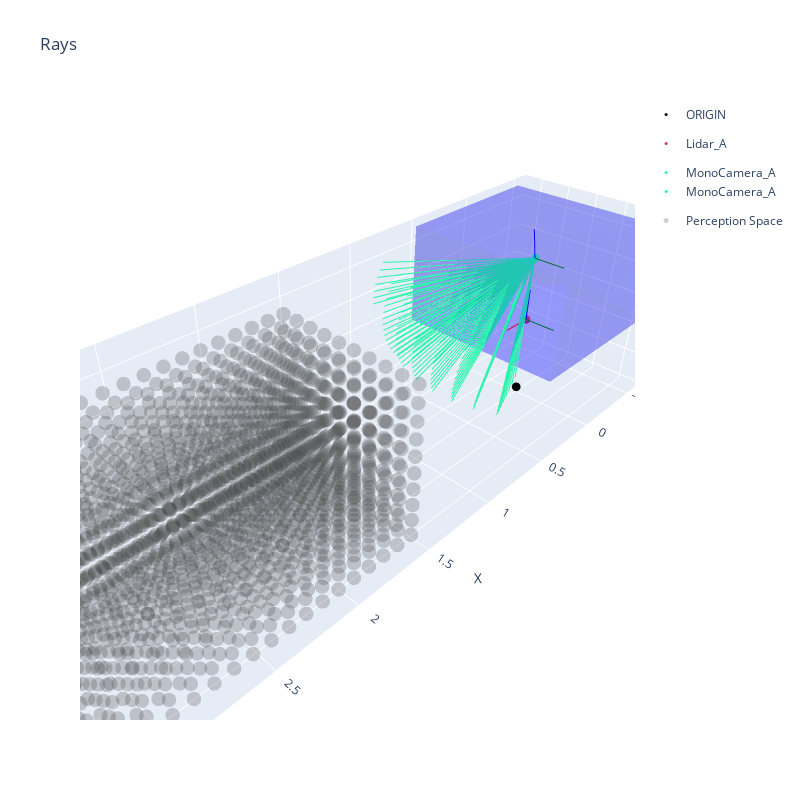

Notebook code cell kept with this figure:
### Markdown cell above
### Plot any Bot!

### Code cell
# Here is the first one
design_0_fig = plot_plot_design(0, sensor_idx_rays=1, max_rays=100)

### Figure 1 — Plotly figure (JSON) as saved in the notebook; plotly's stock layout.template omitted (floating-point values rounded to 4 significant figures; data arrays with more than 128 entries replaced by an {"elided": "..."} marker saying what was removed)
{"data": [{"marker": {"color": "black", "size": 3}, "mode": "markers", "name": "ORIGIN", "type": "scatter3d", "x": [0], "y": [0], "z": [0]}, {"hoverinfo": "text", "legendgroup": "sensor_0", "marker": {"color": "#d72f78", "size": 3}, "mode": "markers", "name": "Lidar_A", "text": ["Translation:<br>  (x=0.00,<br>  y=0.00,<br>  z=0.50)", "Quaternion:<br>  (qw=1.00,<br>  qx=0.00,<br>  qy=0.00,<br>  qz=0.00)"], "type": "scatter3d", "x": [0], "y": [0], "z": [0.5]}, {"legendgroup": "sensor_0", "line": {"color": "red", "width": 2}, "mode": "lines", "showlegend": false, "type": "scatter3d", "x": [0, 0.2], "y": [0, 0], "z": [0.5, 0.5]}, {"legendgroup": "sensor_0", "line": {"color": "green", "width": 2}, "mode": "lines", "showlegend": false, "type": "scatter3d", "x": [0, 0], "y": [0, 0.2], "z": [0.5, 0.5]}, {"legendgroup": "sensor_0", "line": {"color": "blue", "width": 2}, "mode": "lines", "showlegend": false, "type": "scatter3d", "x": [0, 0], "y": [0, 0], "z": [0.5, 0.7]}, {"hoverinfo": "text", "legendgroup": "sensor_1", "marker": {"color": "#29f6ab", "size": 3}, "mode": "markers", "name": "MonoCamera_A", "text": ["Translation:<br>  (x=0.00,<br>  y=0.00,<br>  z=0.91)", "Quaternion:<br>  (qw=0.99,<br>  qx=0.00,<br>  qy=0.13,<br>  qz=0.00)"], "type": "scatter3d", "x": [0], "y": [0], "z": [0.906]}, {"legendgroup": "sensor_1", "line": {"color": "red", "width": 2}, "mode": "lines", "showlegend": false, "type": "scatter3d", "x": [0, 0.1932], "y": [0, 0], "z": [0.906, 0.8542]}, {"legendgroup": "sensor_1", "line": {"color": "green", "width": 2}, "mode": "lines", "showlegend": false, "type": "scatter3d", "x": [0, 0], "y": [0, 0.2], "z": [0.906, 0.906]}, {"legendgroup": "sensor_1", "line": {"color": "blue", "width": 2}, "mode": "lines", "showlegend": false, "type": "scatter3d", "x": [0, 0.05176], "y": [0, 0], "z": [0.906, 1.099]}, {"marker": {"color": {"elided": "2000 null values"}, "colorscale": [[0, "#440154"], [0.1111, "#482878"], [0.2222, "#3e4989"], [0.3333, "#31688e"], [0.4444, "#26828e"], [0.5556, "#1f9e89"], [0.6667, "#35b779"], [0.7778, "#6ece58"], [0.8889, "#b5de2b"], [1, "#fde725"]], "opacity": 0.25, "size": 5}, "mode": "markers", "name": "Perception Space", "type": "scatter3d", "x": {"elided": "2000 float values"}, "y": {"elided": "2000 float values"}, "z": {"elided": "2000 float values"}}, {"color": "blue", "i": [7, 0, 0, 0, 4, 4, 6, 6, 4, 0, 3, 2], "j": [3, 4, 1, 2, 5, 6, 5, 2, 0, 1, 6, 3], "k": [0, 7, 2, 3, 6, 7, 1, 1, 5, 5, 7, 6], "name": "Sensor Pos Constraints", "opacity": 0.2, "showscale": false, "type": "mesh3d", "x": [-0.5, -0.5, 0.5, 0.5, -0.5, -0.5, 0.5, 0.5], "y": [-0.5, 0.5, 0.5, -0.5, -0.5, 0.5, 0.5, -0.5], "z": [0.5, 0.5, 0.5, 0.5, 1.1, 1.1, 1.1, 1.1]}, {"hoverinfo": "none", "line": {"color": "#29f6ab", "width": 2}, "mode": "lines", "showlegend": false, "type": "scatter3d", "x": [0, 0.6704], "y": [0, -0.4608], "z": [0.906, 0.3244]}, {"hoverinfo": "none", "line": {"color": "#29f6ab", "width": 2}, "mode": "lines", "showlegend": false, "type": "scatter3d", "x": [0, 0.7311], "y": [0, 0.3411], "z": [0.906, 0.3151]}, {"hoverinfo": "none", "line": {"color": "#29f6ab", "width": 2}, "mode": "lines", "showlegend": false, "type": "scatter3d", "x": [0, 0.7753], "y": [0, 0.2122], "z": [0.906, 0.3111]}, {"hoverinfo": "none", "line": {"color": "#29f6ab", "width": 2}, "mode": "lines", "showlegend": false, "type": "scatter3d", "x": [0, 0.8007], "y": [0, 0.07783], "z": [0.906, 0.312]}, {"hoverinfo": "none", "line": {"color": "#29f6ab", "width": 2}, "mode": "lines", "showlegend": false, "type": "scatter3d", "x": [0, 0.8068], "y": [0, -0.05909], "z": [0.906, 0.3182]}, {"hoverinfo": "none", "line": {"color": "#29f6ab", "width": 2}, "mode": "lines", "showlegend": false, "type": "scatter3d", "x": [0, 0.7934], "y": [0, -0.1956], "z": [0.906, 0.3296]}, {"hoverinfo": "none", "line": {"color": "#29f6ab", "width": 2}, "mode": "lines", "showlegend": false, "type": "scatter3d", "x": [0, 0.7607], "y": [0, -0.3287], "z": [0.906, 0.3462]}, {"hoverinfo": "none", "line": {"color": "#29f6ab", "width": 2}, "mode": "lines", "showlegend": false, "type": "scatter3d", "x": [0, 0.7093], "y": [0, -0.4554], "z": [0.906, 0.3679]}, {"hoverinfo": "none", "line": {"color": "#29f6ab", "width": 2}, "mode": "lines", "showlegend": false, "type": "scatter3d", "x": [0, 0.7559], "y": [0, 0.365], "z": [0.906, 0.3625]}, {"hoverinfo": "none", "line": {"color": "#29f6ab", "width": 2}, "mode": "lines", "showlegend": false, "type": "scatter3d", "x": [0, 0.803], "y": [0, 0.2341], "z": [0.906, 0.3578]}, {"hoverinfo": "none", "line": {"color": "#29f6ab", "width": 2}, "mode": "lines", "showlegend": false, "type": "scatter3d", "x": [0, 0.831], "y": [0, 0.09732], "z": [0.906, 0.3583]}, {"hoverinfo": "none", "line": {"color": "#29f6ab", "width": 2}, "mode": "lines", "showlegend": false, "type": "scatter3d", "x": [0, 0.8393], "y": [0, -0.04227], "z": [0.906, 0.364]}, {"hoverinfo": "none", "line": {"color": "#29f6ab", "width": 2}, "mode": "lines", "showlegend": false, "type": "scatter3d", "x": [0, 0.8277], "y": [0, -0.1817], "z": [0.906, 0.3751]}, {"hoverinfo": "none", "line": {"color": "#29f6ab", "width": 2}, "mode": "lines", "showlegend": false, "type": "scatter3d", "x": [0, 0.7964], "y": [0, -0.3178], "z": [0.906, 0.3915]}, {"hoverinfo": "none", "line": {"color": "#29f6ab", "width": 2}, "mode": "lines", "showlegend": false, "type": "scatter3d", "x": [0, 0.746], "y": [0, -0.4478], "z": [0.906, 0.413]}, {"hoverinfo": "none", "line": {"color": "#29f6ab", "width": 2}, "mode": "lines", "showlegend": false, "type": "scatter3d", "x": [0, 0.7778], "y": [0, 0.3882], "z": [0.906, 0.4118]}, {"hoverinfo": "none", "line": {"color": "#29f6ab", "width": 2}, "mode": "lines", "showlegend": false, "type": "scatter3d", "x": [0, 0.8277], "y": [0, 0.2558], "z": [0.906, 0.4065]}, {"hoverinfo": "none", "line": {"color": "#29f6ab", "width": 2}, "mode": "lines", "showlegend": false, "type": "scatter3d", "x": [0, 0.8583], "y": [0, 0.1171], "z": [0.906, 0.4064]}, {"hoverinfo": "none", "line": {"color": "#29f6ab", "width": 2}, "mode": "lines", "showlegend": false, "type": "scatter3d", "x": [0, 0.8689], "y": [0, -0.02466], "z": [0.906, 0.4116]}, {"hoverinfo": "none", "line": {"color": "#29f6ab", "width": 2}, "mode": "lines", "showlegend": false, "type": "scatter3d", "x": [0, 0.8593], "y": [0, -0.1665], "z": [0.906, 0.4223]}, {"hoverinfo": "none", "line": {"color": "#29f6ab", "width": 2}, "mode": "lines", "showlegend": false, "type": "scatter3d", "x": [0, 0.8295], "y": [0, -0.3053], "z": [0.906, 0.4384]}, {"hoverinfo": "none", "line": {"color": "#29f6ab", "width": 2}, "mode": "lines", "showlegend": false, "type": "scatter3d", "x": [0, 0.7804], "y": [0, -0.4381], "z": [0.906, 0.4597]}, {"hoverinfo": "none", "line": {"color": "#29f6ab", "width": 2}, "mode": "lines", "showlegend": false, "type": "scatter3d", "x": [0, 0.7968], "y": [0, 0.4107], "z": [0.906, 0.4627]}, {"hoverinfo": "none", "line": {"color": "#29f6ab", "width": 2}, "mode": "lines", "showlegend": false, "type": "scatter3d", "x": [0, 0.8494], "y": [0, 0.2771], "z": [0.906, 0.4568]}, {"hoverinfo": "none", "line": {"color": "#29f6ab", "width": 2}, "mode": "lines", "showlegend": false, "type": "scatter3d", "x": [0, 0.8825], "y": [0, 0.1371], "z": [0.906, 0.4561]}, {"hoverinfo": "none", "line": {"color": "#29f6ab", "width": 2}, "mode": "lines", "showlegend": false, "type": "scatter3d", "x": [0, 0.8954], "y": [0, -0.006424], "z": [0.906, 0.4608]}, {"hoverinfo": "none", "line": {"color": "#29f6ab", "width": 2}, "mode": "lines", "showlegend": false, "type": "scatter3d", "x": [0, 0.8878], "y": [0, -0.1503], "z": [0.906, 0.4711]}, {"hoverinfo": "none", "line": {"color": "#29f6ab", "width": 2}, "mode": "lines", "showlegend": false, "type": "scatter3d", "x": [0, 0.8599], "y": [0, -0.2913], "z": [0.906, 0.4868]}, {"hoverinfo": "none", "line": {"color": "#29f6ab", "width": 2}, "mode": "lines", "showlegend": false, "type": "scatter3d", "x": [0, 0.8122], "y": [0, -0.4264], "z": [0.906, 0.5078]}, {"hoverinfo": "none", "line": {"color": "#29f6ab", "width": 2}, "mode": "lines", "showlegend": false, "type": "scatter3d", "x": [0, 0.8127], "y": [0, 0.4321], "z": [0.906, 0.5151]}, {"hoverinfo": "none", "line": {"color": "#29f6ab", "width": 2}, "mode": "lines", "showlegend": false, "type": "scatter3d", "x": [0, 0.8679], "y": [0, 0.298], "z": [0.906, 0.5086]}, {"hoverinfo": "none", "line": {"color": "#29f6ab", "width": 2}, "mode": "lines", "showlegend": false, "type": "scatter3d", "x": [0, 0.9036], "y": [0, 0.157], "z": [0.906, 0.5073]}, {"hoverinfo": "none", "line": {"color": "#29f6ab", "width": 2}, "mode": "lines", "showlegend": false, "type": "scatter3d", "x": [0, 0.9188], "y": [0, 0.01225], "z": [0.906, 0.5115]}, {"hoverinfo": "none", "line": {"color": "#29f6ab", "width": 2}, "mode": "lines", "showlegend": false, "type": "scatter3d", "x": [0, 0.9134], "y": [0, -0.1331], "z": [0.906, 0.5213]}, {"hoverinfo": "none", "line": {"color": "#29f6ab", "width": 2}, "mode": "lines", "showlegend": false, "type": "scatter3d", "x": [0, 0.8874], "y": [0, -0.2759], "z": [0.906, 0.5366]}, {"hoverinfo": "none", "line": {"color": "#29f6ab", "width": 2}, "mode": "lines", "showlegend": false, "type": "scatter3d", "x": [0, 0.8413], "y": [0, -0.4129], "z": [0.906, 0.5572]}, {"hoverinfo": "none", "line": {"color": "#29f6ab", "width": 2}, "mode": "lines", "showlegend": false, "type": "scatter3d", "x": [0, 0.8257], "y": [0, 0.4524], "z": [0.906, 0.5689]}, {"hoverinfo": "none", "line": {"color": "#29f6ab", "width": 2}, "mode": "lines", "showlegend": false, "type": "scatter3d", "x": [0, 0.8834], "y": [0, 0.3181], "z": [0.906, 0.5618]}, {"hoverinfo": "none", "line": {"color": "#29f6ab", "width": 2}, "mode": "lines", "showlegend": false, "type": "scatter3d", "x": [0, 0.9214], "y": [0, 0.1767], "z": [0.906, 0.5599]}, {"hoverinfo": "none", "line": {"color": "#29f6ab", "width": 2}, "mode": "lines", "showlegend": false, "type": "scatter3d", "x": [0, 0.939], "y": [0, 0.03119], "z": [0.906, 0.5636]}, {"hoverinfo": "none", "line": {"color": "#29f6ab", "width": 2}, "mode": "lines", "showlegend": false, "type": "scatter3d", "x": [0, 0.9358], "y": [0, -0.1152], "z": [0.906, 0.5728]}, {"hoverinfo": "none", "line": {"color": "#29f6ab", "width": 2}, "mode": "lines", "showlegend": false, "type": "scatter3d", "x": [0, 0.9118], "y": [0, -0.2592], "z": [0.906, 0.5876]}, {"hoverinfo": "none", "line": {"color": "#29f6ab", "width": 2}, "mode": "lines", "showlegend": false, "type": "scatter3d", "x": [0, 0.8676], "y": [0, -0.3978], "z": [0.906, 0.6078]}, {"hoverinfo": "none", "line": {"color": "#29f6ab", "width": 2}, "mode": "lines", "showlegend": false, "type": "scatter3d", "x": [0, 0.8357], "y": [0, 0.4713], "z": [0.906, 0.6239]}, {"hoverinfo": "none", "line": {"color": "#29f6ab", "width": 2}, "mode": "lines", "showlegend": false, "type": "scatter3d", "x": [0, 0.8957], "y": [0, 0.3373], "z": [0.906, 0.6162]}, {"hoverinfo": "none", "line": {"color": "#29f6ab", "width": 2}, "mode": "lines", "showlegend": false, "type": "scatter3d", "x": [0, 0.936], "y": [0, 0.1959], "z": [0.906, 0.6137]}, {"hoverinfo": "none", "line": {"color": "#29f6ab", "width": 2}, "mode": "lines", "showlegend": false, "type": "scatter3d", "x": [0, 0.9559], "y": [0, 0.0502], "z": [0.906, 0.6168]}, {"hoverinfo": "none", "line": {"color": "#29f6ab", "width": 2}, "mode": "lines", "showlegend": false, "type": "scatter3d", "x": [0, 0.9549], "y": [0, -0.09668], "z": [0.906, 0.6254]}, {"hoverinfo": "none", "line": {"color": "#29f6ab", "width": 2}, "mode": "lines", "showlegend": false, "type": "scatter3d", "x": [0, 0.9331], "y": [0, -0.2415], "z": [0.906, 0.6396]}, {"hoverinfo": "none", "line": {"color": "#29f6ab", "width": 2}, "mode": "lines", "showlegend": false, "type": "scatter3d", "x": [0, 0.891], "y": [0, -0.3812], "z": [0.906, 0.6593]}, {"hoverinfo": "none", "line": {"color": "#29f6ab", "width": 2}, "mode": "lines", "showlegend": false, "type": "scatter3d", "x": [0, 0.8427], "y": [0, 0.4886], "z": [0.906, 0.6798]}, {"hoverinfo": "none", "line": {"color": "#29f6ab", "width": 2}, "mode": "lines", "showlegend": false, "type": "scatter3d", "x": [0, 0.9048], "y": [0, 0.3554], "z": [0.906, 0.6715]}, {"hoverinfo": "none", "line": {"color": "#29f6ab", "width": 2}, "mode": "lines", "showlegend": false, "type": "scatter3d", "x": [0, 0.9474], "y": [0, 0.2146], "z": [0.906, 0.6685]}, {"hoverinfo": "none", "line": {"color": "#29f6ab", "width": 2}, "mode": "lines", "showlegend": false, "type": "scatter3d", "x": [0, 0.9695], "y": [0, 0.06911], "z": [0.906, 0.6709]}, {"hoverinfo": "none", "line": {"color": "#29f6ab", "width": 2}, "mode": "lines", "showlegend": false, "type": "scatter3d", "x": [0, 0.9708], "y": [0, -0.0778], "z": [0.906, 0.679]}, {"hoverinfo": "none", "line": {"color": "#29f6ab", "width": 2}, "mode": "lines", "showlegend": false, "type": "scatter3d", "x": [0, 0.9512], "y": [0, -0.223], "z": [0.906, 0.6926]}, {"hoverinfo": "none", "line": {"color": "#29f6ab", "width": 2}, "mode": "lines", "showlegend": false, "type": "scatter3d", "x": [0, 0.9112], "y": [0, -0.3632], "z": [0.906, 0.7117]}, {"hoverinfo": "none", "line": {"color": "#29f6ab", "width": 2}, "mode": "lines", "showlegend": false, "type": "scatter3d", "x": [0, 0.8518], "y": [0, -0.4954], "z": [0.906, 0.736]}, {"hoverinfo": "none", "line": {"color": "#29f6ab", "width": 2}, "mode": "lines", "showlegend": false, "type": "scatter3d", "x": [0, 0.9108], "y": [0, 0.3723], "z": [0.906, 0.7277]}, {"hoverinfo": "none", "line": {"color": "#29f6ab", "width": 2}, "mode": "lines", "showlegend": false, "type": "scatter3d", "x": [0, 0.9554], "y": [0, 0.2325], "z": [0.906, 0.7241]}, {"hoverinfo": "none", "line": {"color": "#29f6ab", "width": 2}, "mode": "lines", "showlegend": false, "type": "scatter3d", "x": [0, 0.9797], "y": [0, 0.08772], "z": [0.906, 0.7259]}, {"hoverinfo": "none", "line": {"color": "#29f6ab", "width": 2}, "mode": "lines", "showlegend": false, "type": "scatter3d", "x": [0, 0.9832], "y": [0, -0.05873], "z": [0.906, 0.7334]}, {"hoverinfo": "none", "line": {"color": "#29f6ab", "width": 2}, "mode": "lines", "showlegend": false, "type": "scatter3d", "x": [0, 0.9659], "y": [0, -0.2037], "z": [0.906, 0.7463]}, {"hoverinfo": "none", "line": {"color": "#29f6ab", "width": 2}, "mode": "lines", "showlegend": false, "type": "scatter3d", "x": [0, 0.9283], "y": [0, -0.344], "z": [0.906, 0.7648]}, {"hoverinfo": "none", "line": {"color": "#29f6ab", "width": 2}, "mode": "lines", "showlegend": false, "type": "scatter3d", "x": [0, 0.8712], "y": [0, -0.4767], "z": [0.906, 0.7884]}, {"hoverinfo": "none", "line": {"color": "#29f6ab", "width": 2}, "mode": "lines", "showlegend": false, "type": "scatter3d", "x": [0, 0.9137], "y": [0, 0.3878], "z": [0.906, 0.7845]}, {"hoverinfo": "none", "line": {"color": "#29f6ab", "width": 2}, "mode": "lines", "showlegend": false, "type": "scatter3d", "x": [0, 0.9602], "y": [0, 0.2494], "z": [0.906, 0.7804]}, {"hoverinfo": "none", "line": {"color": "#29f6ab", "width": 2}, "mode": "lines", "showlegend": false, "type": "scatter3d", "x": [0, 0.9866], "y": [0, 0.1059], "z": [0.906, 0.7816]}, {"hoverinfo": "none", "line": {"color": "#29f6ab", "width": 2}, "mode": "lines", "showlegend": false, "type": "scatter3d", "x": [0, 0.9923], "y": [0, -0.03963], "z": [0.906, 0.7884]}, {"hoverinfo": "none", "line": {"color": "#29f6ab", "width": 2}, "mode": "lines", "showlegend": false, "type": "scatter3d", "x": [0, 0.9773], "y": [0, -0.1839], "z": [0.906, 0.8007]}, {"hoverinfo": "none", "line": {"color": "#29f6ab", "width": 2}, "mode": "lines", "showlegend": false, "type": "scatter3d", "x": [0, 0.942], "y": [0, -0.3239], "z": [0.906, 0.8184]}, {"hoverinfo": "none", "line": {"color": "#29f6ab", "width": 2}, "mode": "lines", "showlegend": false, "type": "scatter3d", "x": [0, 0.8874], "y": [0, -0.4565], "z": [0.906, 0.8413]}, {"hoverinfo": "none", "line": {"color": "#29f6ab", "width": 2}, "mode": "lines", "showlegend": false, "type": "scatter3d", "x": [0, 0.9135], "y": [0, 0.4017], "z": [0.906, 0.8418]}, {"hoverinfo": "none", "line": {"color": "#29f6ab", "width": 2}, "mode": "lines", "showlegend": false, "type": "scatter3d", "x": [0, 0.9617], "y": [0, 0.2652], "z": [0.906, 0.8371]}, {"hoverinfo": "none", "line": {"color": "#29f6ab", "width": 2}, "mode": "lines", "showlegend": false, "type": "scatter3d", "x": [0, 0.99], "y": [0, 0.1234], "z": [0.906, 0.8377]}, {"hoverinfo": "none", "line": {"color": "#29f6ab", "width": 2}, "mode": "lines", "showlegend": false, "type": "scatter3d", "x": [0, 0.9979], "y": [0, -0.0207], "z": [0.906, 0.8439]}, {"hoverinfo": "none", "line": {"color": "#29f6ab", "width": 2}, "mode": "lines", "showlegend": false, "type": "scatter3d", "x": [0, 0.9852], "y": [0, -0.1638], "z": [0.906, 0.8555]}, {"hoverinfo": "none", "line": {"color": "#29f6ab", "width": 2}, "mode": "lines", "showlegend": false, "type": "scatter3d", "x": [0, 0.9524], "y": [0, -0.3029], "z": [0.906, 0.8724]}, {"hoverinfo": "none", "line": {"color": "#29f6ab", "width": 2}, "mode": "lines", "showlegend": false, "type": "scatter3d", "x": [0, 0.9004], "y": [0, -0.435], "z": [0.906, 0.8946]}, {"hoverinfo": "none", "line": {"color": "#29f6ab", "width": 2}, "mode": "lines", "showlegend": false, "type": "scatter3d", "x": [0, 0.9103], "y": [0, 0.4138], "z": [0.906, 0.8992]}, {"hoverinfo": "none", "line": {"color": "#29f6ab", "width": 2}, "mode": "lines", "showlegend": false, "type": "scatter3d", "x": [0, 0.96], "y": [0, 0.2797], "z": [0.906, 0.8941]}, {"hoverinfo": "none", "line": {"color": "#29f6ab", "width": 2}, "mode": "lines", "showlegend": false, "type": "scatter3d", "x": [0, 0.9901], "y": [0, 0.14], "z": [0.906, 0.8942]}, {"hoverinfo": "none", "line": {"color": "#29f6ab", "width": 2}, "mode": "lines", "showlegend": false, "type": "scatter3d", "x": [0, 1.0], "y": [0, -0.002114], "z": [0.906, 0.8996]}, {"hoverinfo": "none", "line": {"color": "#29f6ab", "width": 2}, "mode": "lines", "showlegend": false, "type": "scatter3d", "x": [0, 0.9896], "y": [0, -0.1436], "z": [0.906, 0.9105]}, {"hoverinfo": "none", "line": {"color": "#29f6ab", "width": 2}, "mode": "lines", "showlegend": false, "type": "scatter3d", "x": [0, 0.9594], "y": [0, -0.2814], "z": [0.906, 0.9267]}, {"hoverinfo": "none", "line": {"color": "#29f6ab", "width": 2}, "mode": "lines", "showlegend": false, "type": "scatter3d", "x": [0, 0.91], "y": [0, -0.4124], "z": [0.906, 0.948]}, {"hoverinfo": "none", "line": {"color": "#29f6ab", "width": 2}, "mode": "lines", "showlegend": false, "type": "scatter3d", "x": [0, 0.9042], "y": [0, 0.4241], "z": [0.906, 0.9568]}, {"hoverinfo": "none", "line": {"color": "#29f6ab", "width": 2}, "mode": "lines", "showlegend": false, "type": "scatter3d", "x": [0, 0.9551], "y": [0, 0.2927], "z": [0.906, 0.9512]}, {"hoverinfo": "none", "line": {"color": "#29f6ab", "width": 2}, "mode": "lines", "showlegend": false, "type": "scatter3d", "x": [0, 0.9868], "y": [0, 0.1557], "z": [0.906, 0.9507]}, {"hoverinfo": "none", "line": {"color": "#29f6ab", "width": 2}, "mode": "lines", "showlegend": false, "type": "scatter3d", "x": [0, 0.9986], "y": [0, 0.01594], "z": [0.906, 0.9555]}, {"hoverinfo": "none", "line": {"color": "#29f6ab", "width": 2}, "mode": "lines", "showlegend": false, "type": "scatter3d", "x": [0, 0.9906], "y": [0, -0.1234], "z": [0.906, 0.9656]}, {"hoverinfo": "none", "line": {"color": "#29f6ab", "width": 2}, "mode": "lines", "showlegend": false, "type": "scatter3d", "x": [0, 0.9629], "y": [0, -0.2594], "z": [0.906, 0.981]}, {"hoverinfo": "none", "line": {"color": "#29f6ab", "width": 2}, "mode": "lines", "showlegend": false, "type": "scatter3d", "x": [0, 0.9163], "y": [0, -0.3889], "z": [0.906, 1.001]}, {"hoverinfo": "none", "line": {"color": "#29f6ab", "width": 2}, "mode": "lines", "showlegend": false, "type": "scatter3d", "x": [0, 0.8952], "y": [0, 0.4324], "z": [0.906, 1.014]}, {"hoverinfo": "none", "line": {"color": "#29f6ab", "width": 2}, "mode": "lines", "showlegend": false, "type": "scatter3d", "x": [0, 0.9471], "y": [0, 0.3042], "z": [0.906, 1.008]}, {"hoverinfo": "none", "line": {"color": "#29f6ab", "width": 2}, "mode": "lines", "showlegend": false, "type": "scatter3d", "x": [0, 0.9802], "y": [0, 0.1702], "z": [0.906, 1.007]}, {"hoverinfo": "none", "line": {"color": "#29f6ab", "width": 2}, "mode": "lines", "showlegend": false, "type": "scatter3d", "x": [0, 0.9939], "y": [0, 0.0333], "z": [0.906, 1.011]}, {"hoverinfo": "none", "line": {"color": "#29f6ab", "width": 2}, "mode": "lines", "showlegend": false, "type": "scatter3d", "x": [0, 0.988], "y": [0, -0.1035], "z": [0.906, 1.021]}, {"hoverinfo": "none", "line": {"color": "#29f6ab", "width": 2}, "mode": "lines", "showlegend": false, "type": "scatter3d", "x": [0, 0.9629], "y": [0, -0.2371], "z": [0.906, 1.035]}, {"hoverinfo": "none", "line": {"color": "#29f6ab", "width": 2}, "mode": "lines", "showlegend": false, "type": "scatter3d", "x": [0, 0.9192], "y": [0, -0.3647], "z": [0.906, 1.055]}, {"hoverinfo": "none", "line": {"color": "#29f6ab", "width": 2}, "mode": "lines", "showlegend": false, "type": "scatter3d", "x": [0, 0.8834], "y": [0, 0.4385], "z": [0.906, 1.071]}, {"hoverinfo": "text", "legendgroup": "sensor_1", "marker": {"color": "#29f6ab", "size": 3}, "mode": "markers", "name": "MonoCamera_A", "text": ["Translation:<br>  (x=0.00,<br>  y=0.00,<br>  z=0.91)", "Quaternion:<br>  (qw=0.99,<br>  qx=0.00,<br>  qy=0.13,<br>  qz=0.00)"], "type": "scatter3d", "x": [0], "y": [0], "z": [0.906]}, {"legendgroup": "sensor_1", "line": {"color": "red", "width": 2}, "mode": "lines", "showlegend": false, "type": "scatter3d", "x": [0, 0.1932], "y": [0, 0], "z": [0.906, 0.8542]}, {"legendgroup": "sensor_1", "line": {"color": "green", "width": 2}, "mode": "lines", "showlegend": false, "type": "scatter3d", "x": [0, 0], "y": [0, 0.2], "z": [0.906, 0.906]}, {"legendgroup": "sensor_1", "line": {"color": "blue", "width": 2}, "mode": "lines", "showlegend": false, "type": "scatter3d", "x": [0, 0.05176], "y": [0, 0], "z": [0.906, 1.099]}], "layout": {"height": 800, "scene": {"aspectmode": "data", "camera": {"center": {"x": 0, "y": 0, "z": 0}, "eye": {"x": 1.25, "y": 1.25, "z": 1.25}, "up": {"x": 0, "y": 0, "z": 1}}, "xaxis": {"title": {"text": "X"}}, "yaxis": {"title": {"text": "Y"}}, "zaxis": {"title": {"text": "Z"}}}, "title": {"text": "Rays"}, "width": 800}}
